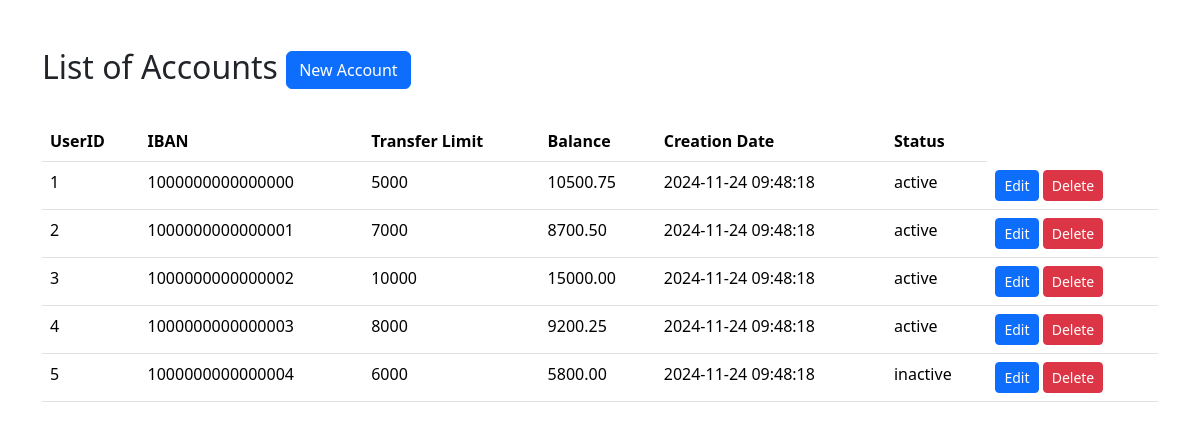
Page /admin/read_accounts.php on the committed database.
### tables this page shows
CREATE TABLE Accounts (
    IBAN BIGINT UNSIGNED NOT NULL AUTO_INCREMENT PRIMARY KEY,
    UserID INT NOT NULL,
    Transfer_Limit INT UNSIGNED NOT NULL,
    Balance DECIMAL(15, 2) NOT NULL DEFAULT 0.00,
    Creation_Date TIMESTAMP DEFAULT CURRENT_TIMESTAMP,
    Status ENUM('active', 'inactive', 'blocked') NOT NULL DEFAULT 'active',
    FOREIGN KEY (UserID) REFERENCES Users(UserID) 
) AUTO_INCREMENT = 1000000000000000;

### admin/read_accounts.php (the view, shortened to what this page needs)
<!DOCTYPE html>
<html lang="en">
<head>
    <link href="https://cdn.jsdelivr.net/npm/bootstrap@5.3.3/dist/css/bootstrap.min.css" rel="stylesheet">
</head>
<body>
    <div class="container my-5">
        <h2>
            List of Accounts
            <a class="btn btn-primary" href="/POS_website/admin/create_account.php" role="button">New Account</a>
        </h2>
        <br>
        <table class="table">
            <thead>
                <tr>
                    <th>UserID</th>
                    <th>IBAN</th>
                    <th>Transfer Limit</th>
                    <th>Balance</th>
                    <th>Creation Date</th>
                    <th>Status</th>
                </tr>
            </thead>
            <tbody>
                <?php
                $servername = "localhost";
                $username = "root";
                $password = "";
                $database = "pos_db";
                $connection = new mysqli($servername, $username, $password, $database);
                $sql = "SELECT * FROM Accounts";
                $result = $connection->query($sql);
                while ($row = $result->fetch_assoc()) {
                    echo "
                    <tr>
                        <td>$row[UserID]</td>
                        <td>$row[IBAN]</td>
                        <td>$row[Transfer_Limit]</td>
                        <td>$row[Balance]</td>
                        <td>$row[Creation_Date]</td>
                        <td>$row[Status]</td>
                        <td>
                            <a class='btn btn-primary btn-sm' href='/POS_website/admin/edit_account.php?IBAN=$row[IBAN]'>Edit</a>
                            <a class='btn btn-danger btn-sm' href='/POS_website/admin/delete_account.php?IBAN=$row[IBAN]'>Delete</a>
                        </td>
                    </tr>
                    ";
                }
                ?>
            </tbody>
        </table>
    </div>
</body>
</html>

### rows in the picture
accounts: UserID "1", IBAN "1000000000000000", Transfer_Limit "5000", Balance "10500.75", Creation_Date "2024-11-24 09:48:18", Status "active"
accounts: UserID "2", IBAN "1000000000000001", Transfer_Limit "7000", Balance "8700.50", Creation_Date "2024-11-24 09:48:18", Status "active"
accounts: UserID "3", IBAN "1000000000000002", Transfer_Limit "10000", Balance "15000.00", Creation_Date "2024-11-24 09:48:18", Status "active"
accounts: UserID "4", IBAN "1000000000000003", Transfer_Limit "8000", Balance "9200.25", Creation_Date "2024-11-24 09:48:18", Status "active"
accounts: UserID "5", IBAN "1000000000000004", Transfer_Limit "6000", Balance "5800.00", Creation_Date "2024-11-24 09:48:18", Status "inactive"
